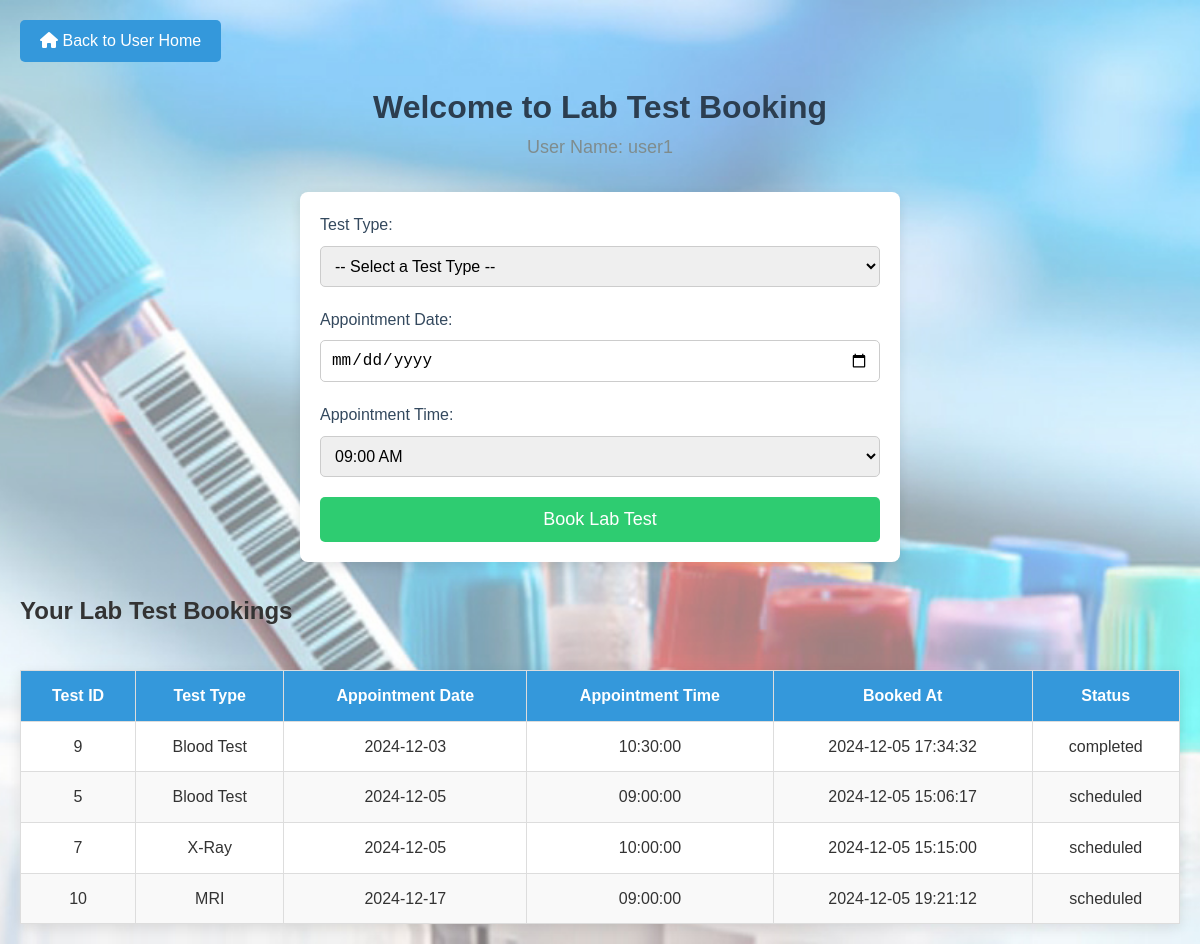
The page /user_panel/lab_test_booking.php?user_id=16&user_name=user1 (signed in) on the database its author committed.
### tables this page shows
CREATE TABLE `lab_tests` (
  `test_id` int(11) NOT NULL,
  `user_id` int(11) NOT NULL,
  `test_type` varchar(100) NOT NULL,
  `appointment_date` date NOT NULL,
  `appointment_time` time NOT NULL,
  `status` enum('scheduled','completed') DEFAULT 'scheduled',
  `booked_at` timestamp NOT NULL DEFAULT current_timestamp()
);

### user_panel/lab_test_booking.php (the view, shortened to what this page needs)
<?php
include_once("../db_connection.php");
$user_id = isset($_GET['user_id']) ? intval($_GET['user_id']) : null;
$user_name = isset($_GET['user_name']) ? $_GET['user_name'] : null;
?>
<!DOCTYPE html>
<html lang="en">
<head>
    <link href="https://cdnjs.cloudflare.com/ajax/libs/font-awesome/6.0.0-beta3/css/all.min.css" rel="stylesheet">
    <link rel="stylesheet" href="../style/user_panel/lab_test_booking.css">
</head>
<body>
    <div class="container">
        <button class="back-btn" onclick="window.location.href='../home_page/user_home.php';">
            <i class="fas fa-home"></i> Back to User Home
        </button>
        <h1 class="page-title">Welcome to Lab Test Booking</h1>
        <p class="user-info">User Name: <?php echo htmlspecialchars($user_name); ?></p>
        <form class="booking-form" method="post">
            <label for="test_type">Test Type:</label>
            <select name="test_type" id="test_type" required>
                <option value="">-- Select a Test Type --</option>
            </select>
            <label for="appointment_date">Appointment Date:</label>
            <input type="date" name="appointment_date" id="appointment_date" required>
            <label for="appointment_time">Appointment Time:</label>
            <select name="appointment_time" id="appointment_time" required>
                <?php
                for ($hour = 9; $hour <= 21; $hour++) {
                    for ($minute = 0; $minute < 60; $minute += 30) {
                        $time = sprintf("%02d:%02d:00", $hour, $minute);
                        $display_time = date("h:i A", strtotime($time));
                        echo "<option value=\"$time\">$display_time</option>";
                    }
                }
                ?>
            </select>
            <button type="submit" class="submit-btn">Book Lab Test</button>
        </form>
        <h2>Your Lab Test Bookings</h2>
        <table class="booking-table">
            <thead>
                <tr>
                    <th>Test ID</th>
                    <th>Test Type</th>
                    <th>Appointment Date</th>
                    <th>Appointment Time</th>
                    <th>Booked At</th>
                    <th>Status</th>
                </tr>
            </thead>
            <tbody>
                <?php
                $fetch_tests_sql = "SELECT `test_id`, `test_type`, `appointment_date`, `appointment_time`, `booked_at`, `status` FROM `lab_tests` WHERE `user_id` = ? ORDER BY `appointment_date` ASC, `appointment_time` ASC";
                $fetch_tests_stmt = $conn->prepare($fetch_tests_sql);
                $fetch_tests_stmt->bind_param("i", $user_id);
                $fetch_tests_stmt->execute();
                $tests_result = $fetch_tests_stmt->get_result();
                if ($tests_result->num_rows > 0) {
                    while ($row = $tests_result->fetch_assoc()) {
                        echo "<tr>";
                        echo "<td>" . htmlspecialchars($row['test_id']) . "</td>";
                        echo "<td>" . htmlspecialchars($row['test_type']) . "</td>";
                        echo "<td>" . htmlspecialchars($row['appointment_date']) . "</td>";
                        echo "<td>" . htmlspecialchars($row['appointment_time']) . "</td>";
                        echo "<td>" . htmlspecialchars($row['booked_at']) . "</td>";
                        echo "<td>" . htmlspecialchars($row['status']) . "</td>";
                        echo "</tr>";
                    }
                } else {
                    echo "<tr><td colspan='6'>No lab test bookings found.</td></tr>";
                }
                ?>
            </tbody>
        </table>
    </div>
</body>
</html>

### style/user_panel/lab_test_booking.css (style rules this page uses)
* { margin: 0; padding: 0; box-sizing: border-box; }
body { font-family: 'Arial', sans-serif; background-color: #f4f4f9; color: #333; line-height: 1.6; }
.container { max-width: 1200px; margin: 0 auto; padding: 20px; }
.back-btn { background-color: #3498db; color: #fff; border: none; padding: 12px 20px; font-size: 16px; cursor: pointer; border-radius: 5px; transition: background-color 0.3s ease; }
.page-title { font-size: 32px; color: #2c3e50; margin-top: 20px; text-align: center; }
.user-info { text-align: center; font-size: 18px; color: #7f8c8d; }
.booking-form { display: flex; flex-direction: column; max-width: 600px; margin: 30px auto; background-color: #fff; padding: 20px; border-radius: 8px; box-shadow: 0 4px 12px rgba(0, 0, 0, 0.1); }
.booking-form label { font-size: 16px; margin-bottom: 8px; color: #34495e; }
.booking-form select, .booking-form input { padding: 10px; font-size: 16px; margin-bottom: 20px; border: 1px solid #ccc; border-radius: 5px; }
.booking-form button { background-color: #2ecc71; color: white; font-size: 18px; padding: 12px; border: none; border-radius: 5px; cursor: pointer; transition: background-color 0.3s ease; }
.booking-table { width: 100%; margin-top: 40px; border-collapse: collapse; background-color: #fff; box-shadow: 0 4px 12px rgba(0, 0, 0, 0.1); }
.booking-table th, .booking-table td { padding: 12px; text-align: center; border: 1px solid #ddd; }
.booking-table th { background-color: #3498db; color: white; }
.booking-table tr:nth-child(even) { background-color: #f9f9f9; }

### user_panel/lab_test_booking.php (style rules this page uses)
body { background-image: url("../assets/lab_test_booking.jpg"); background-repeat: no-repeat; background-size: cover; background-position: center; background-attachment: fixed; margin: 0; height: 100vh; }

### rows shown on the page
lab_tests: test_id "9", test_type "Blood Test", appointment_date "2024-12-03", appointment_time "10:30:00", booked_at "2024-12-05 17:34:32", status "completed"
lab_tests: test_id "5", test_type "Blood Test", appointment_date "2024-12-05", appointment_time "09:00:00", booked_at "2024-12-05 15:06:17", status "scheduled"
lab_tests: test_id "7", test_type "X-Ray", appointment_date "2024-12-05", appointment_time "10:00:00", booked_at "2024-12-05 15:15:00", status "scheduled"
lab_tests: test_id "10", test_type "MRI", appointment_date "2024-12-17", appointment_time "09:00:00", booked_at "2024-12-05 19:21:12", status "scheduled"

### other values the page prints
$user_name "user1"
form field appointment_time "09:00 AM"
